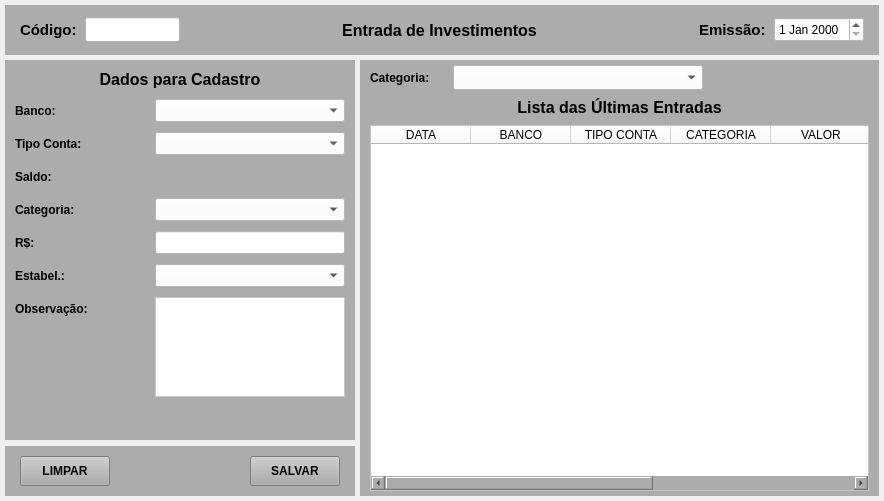
<?xml version="1.0" encoding="UTF-8"?>
<ui version="4.0">
 <class>MainWindow</class>
 <widget class="QMainWindow" name="MainWindow">
  <property name="geometry">
   <rect>
    <x>0</x>
    <y>0</y>
    <width>884</width>
    <height>501</height>
   </rect>
  </property>
  <property name="windowTitle">
   <string>Movimentação de Entrada</string>
  </property>
  <widget class="QWidget" name="centralwidget">
   <layout class="QVBoxLayout" name="verticalLayout">
    <property name="spacing">
     <number>5</number>
    </property>
    <property name="leftMargin">
     <number>5</number>
    </property>
    <property name="topMargin">
     <number>5</number>
    </property>
    <property name="rightMargin">
     <number>5</number>
    </property>
    <property name="bottomMargin">
     <number>5</number>
    </property>
    <item>
     <widget class="QWidget" name="widget" native="true">
      <property name="minimumSize">
       <size>
        <width>0</width>
        <height>50</height>
       </size>
      </property>
      <property name="maximumSize">
       <size>
        <width>16777215</width>
        <height>50</height>
       </size>
      </property>
      <property name="styleSheet">
       <string notr="true">background-color: rgb(172, 172, 172);</string>
      </property>
      <layout class="QHBoxLayout" name="horizontalLayout">
       <property name="spacing">
        <number>5</number>
       </property>
       <property name="leftMargin">
        <number>15</number>
       </property>
       <property name="topMargin">
        <number>5</number>
       </property>
       <property name="rightMargin">
        <number>15</number>
       </property>
       <property name="bottomMargin">
        <number>5</number>
       </property>
       <item>
        <widget class="QLabel" name="label_4">
         <property name="minimumSize">
          <size>
           <width>60</width>
           <height>0</height>
          </size>
         </property>
         <property name="maximumSize">
          <size>
           <width>60</width>
           <height>16777215</height>
          </size>
         </property>
         <property name="font">
          <font>
           <pointsize>11</pointsize>
           <weight>75</weight>
           <bold>true</bold>
          </font>
         </property>
         <property name="text">
          <string>Código:</string>
         </property>
         <property name="alignment">
          <set>Qt::AlignLeading|Qt::AlignLeft|Qt::AlignVCenter</set>
         </property>
        </widget>
       </item>
       <item>
        <widget class="QLineEdit" name="line_Num">
         <property name="sizePolicy">
          <sizepolicy hsizetype="Preferred" vsizetype="Preferred">
           <horstretch>0</horstretch>
           <verstretch>0</verstretch>
          </sizepolicy>
         </property>
         <property name="minimumSize">
          <size>
           <width>95</width>
           <height>25</height>
          </size>
         </property>
         <property name="maximumSize">
          <size>
           <width>95</width>
           <height>25</height>
          </size>
         </property>
         <property name="font">
          <font>
           <pointsize>9</pointsize>
          </font>
         </property>
         <property name="styleSheet">
          <string notr="true">background-color: rgb(255, 255, 255);</string>
         </property>
         <property name="inputMask">
          <string/>
         </property>
         <property name="text">
          <string/>
         </property>
         <property name="frame">
          <bool>true</bool>
         </property>
         <property name="echoMode">
          <enum>QLineEdit::Normal</enum>
         </property>
         <property name="alignment">
          <set>Qt::AlignCenter</set>
         </property>
         <property name="dragEnabled">
          <bool>false</bool>
         </property>
         <property name="placeholderText">
          <string/>
         </property>
        </widget>
       </item>
       <item>
        <widget class="QLabel" name="label_titulo">
         <property name="font">
          <font>
           <pointsize>12</pointsize>
           <weight>75</weight>
           <bold>true</bold>
          </font>
         </property>
         <property name="text">
          <string>Entrada de Investimentos</string>
         </property>
         <property name="alignment">
          <set>Qt::AlignCenter</set>
         </property>
        </widget>
       </item>
       <item>
        <widget class="QLabel" name="label">
         <property name="minimumSize">
          <size>
           <width>70</width>
           <height>0</height>
          </size>
         </property>
         <property name="maximumSize">
          <size>
           <width>70</width>
           <height>16777215</height>
          </size>
         </property>
         <property name="font">
          <font>
           <pointsize>11</pointsize>
           <weight>75</weight>
           <bold>true</bold>
          </font>
         </property>
         <property name="text">
          <string>Emissão:</string>
         </property>
        </widget>
       </item>
       <item>
        <widget class="QDateEdit" name="date_Emissao">
         <property name="sizePolicy">
          <sizepolicy hsizetype="Preferred" vsizetype="Preferred">
           <horstretch>0</horstretch>
           <verstretch>0</verstretch>
          </sizepolicy>
         </property>
         <property name="minimumSize">
          <size>
           <width>90</width>
           <height>25</height>
          </size>
         </property>
         <property name="maximumSize">
          <size>
           <width>90</width>
           <height>25</height>
          </size>
         </property>
         <property name="font">
          <font>
           <pointsize>9</pointsize>
           <weight>50</weight>
           <bold>false</bold>
          </font>
         </property>
         <property name="styleSheet">
          <string notr="true">background-color: rgb(255, 255, 255);</string>
         </property>
        </widget>
       </item>
      </layout>
     </widget>
    </item>
    <item>
     <widget class="QWidget" name="widget_2" native="true">
      <layout class="QGridLayout" name="gridLayout" columnstretch="0,0" columnminimumwidth="0,0">
       <property name="leftMargin">
        <number>0</number>
       </property>
       <property name="topMargin">
        <number>0</number>
       </property>
       <property name="rightMargin">
        <number>0</number>
       </property>
       <property name="bottomMargin">
        <number>0</number>
       </property>
       <property name="spacing">
        <number>5</number>
       </property>
       <item row="0" column="0">
        <widget class="QWidget" name="widget_3" native="true">
         <property name="minimumSize">
          <size>
           <width>350</width>
           <height>0</height>
          </size>
         </property>
         <property name="maximumSize">
          <size>
           <width>350</width>
           <height>16777215</height>
          </size>
         </property>
         <layout class="QGridLayout" name="gridLayout_2">
          <property name="leftMargin">
           <number>0</number>
          </property>
          <property name="topMargin">
           <number>0</number>
          </property>
          <property name="rightMargin">
           <number>0</number>
          </property>
          <property name="bottomMargin">
           <number>0</number>
          </property>
          <property name="horizontalSpacing">
           <number>0</number>
          </property>
          <property name="verticalSpacing">
           <number>6</number>
          </property>
          <item row="1" column="0">
           <widget class="QWidget" name="widget_6" native="true">
            <property name="minimumSize">
             <size>
              <width>0</width>
              <height>50</height>
             </size>
            </property>
            <property name="maximumSize">
             <size>
              <width>16777215</width>
              <height>50</height>
             </size>
            </property>
            <property name="styleSheet">
             <string notr="true">background-color: rgb(172, 172, 172);</string>
            </property>
            <layout class="QHBoxLayout" name="horizontalLayout_2">
             <property name="spacing">
              <number>5</number>
             </property>
             <property name="leftMargin">
              <number>15</number>
             </property>
             <property name="topMargin">
              <number>5</number>
             </property>
             <property name="rightMargin">
              <number>15</number>
             </property>
             <property name="bottomMargin">
              <number>5</number>
             </property>
             <item>
              <widget class="QPushButton" name="btn_Limpar">
               <property name="sizePolicy">
                <sizepolicy hsizetype="Preferred" vsizetype="Preferred">
                 <horstretch>0</horstretch>
                 <verstretch>0</verstretch>
                </sizepolicy>
               </property>
               <property name="minimumSize">
                <size>
                 <width>90</width>
                 <height>30</height>
                </size>
               </property>
               <property name="maximumSize">
                <size>
                 <width>90</width>
                 <height>30</height>
                </size>
               </property>
               <property name="font">
                <font>
                 <pointsize>9</pointsize>
                 <weight>75</weight>
                 <bold>true</bold>
                </font>
               </property>
               <property name="cursor">
                <cursorShape>PointingHandCursor</cursorShape>
               </property>
               <property name="text">
                <string>LIMPAR</string>
               </property>
              </widget>
             </item>
             <item>
              <widget class="QLabel" name="label_3">
               <property name="text">
                <string/>
               </property>
              </widget>
             </item>
             <item>
              <widget class="QPushButton" name="btn_Salvar">
               <property name="sizePolicy">
                <sizepolicy hsizetype="Preferred" vsizetype="Preferred">
                 <horstretch>0</horstretch>
                 <verstretch>0</verstretch>
                </sizepolicy>
               </property>
               <property name="minimumSize">
                <size>
                 <width>90</width>
                 <height>30</height>
                </size>
               </property>
               <property name="maximumSize">
                <size>
                 <width>90</width>
                 <height>30</height>
                </size>
               </property>
               <property name="font">
                <font>
                 <pointsize>9</pointsize>
                 <weight>75</weight>
                 <bold>true</bold>
                </font>
               </property>
               <property name="cursor">
                <cursorShape>PointingHandCursor</cursorShape>
               </property>
               <property name="text">
                <string>SALVAR</string>
               </property>
              </widget>
             </item>
            </layout>
           </widget>
          </item>
          <item row="0" column="0">
           <widget class="QWidget" name="widget_5" native="true">
            <property name="cursor">
             <cursorShape>ArrowCursor</cursorShape>
            </property>
            <property name="styleSheet">
             <string notr="true">background-color: rgb(172, 172, 172);</string>
            </property>
            <layout class="QFormLayout" name="formLayout">
             <property name="horizontalSpacing">
              <number>10</number>
             </property>
             <property name="verticalSpacing">
              <number>10</number>
             </property>
             <property name="leftMargin">
              <number>10</number>
             </property>
             <property name="topMargin">
              <number>10</number>
             </property>
             <property name="rightMargin">
              <number>10</number>
             </property>
             <property name="bottomMargin">
              <number>10</number>
             </property>
             <item row="0" column="0" colspan="2">
              <widget class="QLabel" name="label_titulo_2">
               <property name="font">
                <font>
                 <pointsize>12</pointsize>
                 <weight>75</weight>
                 <bold>true</bold>
                </font>
               </property>
               <property name="text">
                <string>Dados para Cadastro</string>
               </property>
               <property name="alignment">
                <set>Qt::AlignCenter</set>
               </property>
              </widget>
             </item>
             <item row="1" column="0">
              <widget class="QLabel" name="label_16">
               <property name="minimumSize">
                <size>
                 <width>75</width>
                 <height>0</height>
                </size>
               </property>
               <property name="maximumSize">
                <size>
                 <width>75</width>
                 <height>16777215</height>
                </size>
               </property>
               <property name="font">
                <font>
                 <pointsize>9</pointsize>
                 <weight>75</weight>
                 <bold>true</bold>
                </font>
               </property>
               <property name="text">
                <string>Banco:</string>
               </property>
              </widget>
             </item>
             <item row="1" column="1">
              <widget class="QComboBox" name="combo_Banco">
               <property name="sizePolicy">
                <sizepolicy hsizetype="Preferred" vsizetype="Preferred">
                 <horstretch>0</horstretch>
                 <verstretch>0</verstretch>
                </sizepolicy>
               </property>
               <property name="minimumSize">
                <size>
                 <width>0</width>
                 <height>23</height>
                </size>
               </property>
               <property name="maximumSize">
                <size>
                 <width>16777215</width>
                 <height>23</height>
                </size>
               </property>
               <property name="font">
                <font>
                 <pointsize>9</pointsize>
                 <weight>50</weight>
                 <bold>false</bold>
                </font>
               </property>
               <property name="styleSheet">
                <string notr="true">background-color: rgb(255, 255, 255);</string>
               </property>
               <item>
                <property name="text">
                 <string/>
                </property>
               </item>
              </widget>
             </item>
             <item row="2" column="0">
              <widget class="QLabel" name="label_10">
               <property name="minimumSize">
                <size>
                 <width>75</width>
                 <height>0</height>
                </size>
               </property>
               <property name="maximumSize">
                <size>
                 <width>75</width>
                 <height>16777215</height>
                </size>
               </property>
               <property name="font">
                <font>
                 <pointsize>9</pointsize>
                 <weight>75</weight>
                 <bold>true</bold>
                </font>
               </property>
               <property name="text">
                <string>Tipo Conta:</string>
               </property>
              </widget>
             </item>
             <item row="2" column="1">
              <widget class="QComboBox" name="combo_Tipo">
               <property name="sizePolicy">
                <sizepolicy hsizetype="Preferred" vsizetype="Preferred">
                 <horstretch>0</horstretch>
                 <verstretch>0</verstretch>
                </sizepolicy>
               </property>
               <property name="minimumSize">
                <size>
                 <width>0</width>
                 <height>23</height>
                </size>
               </property>
               <property name="maximumSize">
                <size>
                 <width>16777215</width>
                 <height>23</height>
                </size>
               </property>
               <property name="font">
                <font>
                 <pointsize>9</pointsize>
                 <weight>50</weight>
                 <bold>false</bold>
                </font>
               </property>
               <property name="styleSheet">
                <string notr="true">background-color: rgb(255, 255, 255);</string>
               </property>
               <item>
                <property name="text">
                 <string/>
                </property>
               </item>
              </widget>
             </item>
             <item row="3" column="0">
              <widget class="QLabel" name="label_15">
               <property name="minimumSize">
                <size>
                 <width>0</width>
                 <height>0</height>
                </size>
               </property>
               <property name="maximumSize">
                <size>
                 <width>16777215</width>
                 <height>16777215</height>
                </size>
               </property>
               <property name="font">
                <font>
                 <pointsize>9</pointsize>
                 <weight>75</weight>
                 <bold>true</bold>
                </font>
               </property>
               <property name="text">
                <string>Saldo:</string>
               </property>
              </widget>
             </item>
             <item row="3" column="1">
              <widget class="QLabel" name="label_Saldo">
               <property name="minimumSize">
                <size>
                 <width>0</width>
                 <height>23</height>
                </size>
               </property>
               <property name="maximumSize">
                <size>
                 <width>16777215</width>
                 <height>23</height>
                </size>
               </property>
               <property name="font">
                <font>
                 <pointsize>9</pointsize>
                </font>
               </property>
               <property name="text">
                <string/>
               </property>
               <property name="alignment">
                <set>Qt::AlignRight|Qt::AlignTrailing|Qt::AlignVCenter</set>
               </property>
              </widget>
             </item>
             <item row="4" column="0">
              <widget class="QLabel" name="label_12">
               <property name="minimumSize">
                <size>
                 <width>75</width>
                 <height>0</height>
                </size>
               </property>
               <property name="maximumSize">
                <size>
                 <width>75</width>
                 <height>16777215</height>
                </size>
               </property>
               <property name="font">
                <font>
                 <pointsize>9</pointsize>
                 <weight>75</weight>
                 <bold>true</bold>
                </font>
               </property>
               <property name="text">
                <string>Categoria:</string>
               </property>
              </widget>
             </item>
             <item row="4" column="1">
              <widget class="QComboBox" name="combo_Categoria">
               <property name="sizePolicy">
                <sizepolicy hsizetype="Preferred" vsizetype="Preferred">
                 <horstretch>0</horstretch>
                 <verstretch>0</verstretch>
                </sizepolicy>
               </property>
               <property name="minimumSize">
                <size>
                 <width>0</width>
                 <height>23</height>
                </size>
               </property>
               <property name="maximumSize">
                <size>
                 <width>16777215</width>
                 <height>23</height>
                </size>
               </property>
               <property name="font">
                <font>
                 <pointsize>9</pointsize>
                 <weight>50</weight>
                 <bold>false</bold>
                </font>
               </property>
               <property name="styleSheet">
                <string notr="true">background-color: rgb(255, 255, 255);</string>
               </property>
               <item>
                <property name="text">
                 <string/>
                </property>
               </item>
              </widget>
             </item>
             <item row="5" column="0">
              <widget class="QLabel" name="label_13">
               <property name="minimumSize">
                <size>
                 <width>130</width>
                 <height>0</height>
                </size>
               </property>
               <property name="maximumSize">
                <size>
                 <width>130</width>
                 <height>16777215</height>
                </size>
               </property>
               <property name="font">
                <font>
                 <pointsize>9</pointsize>
                 <weight>75</weight>
                 <bold>true</bold>
                </font>
               </property>
               <property name="text">
                <string>R$:</string>
               </property>
              </widget>
             </item>
             <item row="5" column="1">
              <widget class="QLineEdit" name="line_Valor">
               <property name="sizePolicy">
                <sizepolicy hsizetype="Preferred" vsizetype="Preferred">
                 <horstretch>0</horstretch>
                 <verstretch>0</verstretch>
                </sizepolicy>
               </property>
               <property name="minimumSize">
                <size>
                 <width>0</width>
                 <height>23</height>
                </size>
               </property>
               <property name="maximumSize">
                <size>
                 <width>16777215</width>
                 <height>23</height>
                </size>
               </property>
               <property name="font">
                <font>
                 <pointsize>9</pointsize>
                 <weight>50</weight>
                 <bold>false</bold>
                </font>
               </property>
               <property name="styleSheet">
                <string notr="true">background-color: rgb(255, 255, 255);</string>
               </property>
               <property name="text">
                <string/>
               </property>
               <property name="alignment">
                <set>Qt::AlignRight|Qt::AlignTrailing|Qt::AlignVCenter</set>
               </property>
              </widget>
             </item>
             <item row="6" column="0">
              <widget class="QLabel" name="label_14">
               <property name="minimumSize">
                <size>
                 <width>75</width>
                 <height>0</height>
                </size>
               </property>
               <property name="maximumSize">
                <size>
                 <width>75</width>
                 <height>16777215</height>
                </size>
               </property>
               <property name="font">
                <font>
                 <pointsize>9</pointsize>
                 <weight>75</weight>
                 <bold>true</bold>
                </font>
               </property>
               <property name="text">
                <string>Estabel.:</string>
               </property>
              </widget>
             </item>
             <item row="6" column="1">
              <widget class="QComboBox" name="combo_Estab">
               <property name="sizePolicy">
                <sizepolicy hsizetype="Preferred" vsizetype="Preferred">
                 <horstretch>0</horstretch>
                 <verstretch>0</verstretch>
                </sizepolicy>
               </property>
               <property name="minimumSize">
                <size>
                 <width>0</width>
                 <height>23</height>
                </size>
               </property>
               <property name="maximumSize">
                <size>
                 <width>16777215</width>
                 <height>23</height>
                </size>
               </property>
               <property name="font">
                <font>
                 <pointsize>9</pointsize>
                 <weight>50</weight>
                 <bold>false</bold>
                </font>
               </property>
               <property name="styleSheet">
                <string notr="true">background-color: rgb(255, 255, 255);</string>
               </property>
               <item>
                <property name="text">
                 <string/>
                </property>
               </item>
              </widget>
             </item>
             <item row="7" column="0">
              <widget class="QLabel" name="label_28">
               <property name="font">
                <font>
                 <pointsize>9</pointsize>
                 <weight>75</weight>
                 <bold>true</bold>
                </font>
               </property>
               <property name="text">
                <string>Observação:</string>
               </property>
               <property name="alignment">
                <set>Qt::AlignLeading|Qt::AlignLeft|Qt::AlignVCenter</set>
               </property>
              </widget>
             </item>
             <item row="7" column="1">
              <widget class="QPlainTextEdit" name="plain_Obs">
               <property name="sizePolicy">
                <sizepolicy hsizetype="Preferred" vsizetype="Preferred">
                 <horstretch>0</horstretch>
                 <verstretch>0</verstretch>
                </sizepolicy>
               </property>
               <property name="minimumSize">
                <size>
                 <width>0</width>
                 <height>100</height>
                </size>
               </property>
               <property name="maximumSize">
                <size>
                 <width>16777215</width>
                 <height>100</height>
                </size>
               </property>
               <property name="font">
                <font>
                 <pointsize>9</pointsize>
                </font>
               </property>
               <property name="styleSheet">
                <string notr="true">background-color: rgb(255, 255, 255);</string>
               </property>
              </widget>
             </item>
            </layout>
           </widget>
          </item>
         </layout>
        </widget>
       </item>
       <item row="0" column="1">
        <widget class="QWidget" name="widget_4" native="true">
         <property name="styleSheet">
          <string notr="true">background-color: rgb(172, 172, 172);</string>
         </property>
         <layout class="QGridLayout" name="gridLayout_3">
          <property name="leftMargin">
           <number>10</number>
          </property>
          <property name="topMargin">
           <number>5</number>
          </property>
          <property name="rightMargin">
           <number>10</number>
          </property>
          <property name="bottomMargin">
           <number>5</number>
          </property>
          <property name="spacing">
           <number>5</number>
          </property>
          <item row="0" column="2" colspan="2">
           <widget class="QLabel" name="label_7">
            <property name="minimumSize">
             <size>
              <width>0</width>
              <height>0</height>
             </size>
            </property>
            <property name="maximumSize">
             <size>
              <width>16777215</width>
              <height>16777215</height>
             </size>
            </property>
            <property name="text">
             <string/>
            </property>
           </widget>
          </item>
          <item row="3" column="0" colspan="4">
           <widget class="QLabel" name="label_5">
            <property name="minimumSize">
             <size>
              <width>0</width>
              <height>25</height>
             </size>
            </property>
            <property name="maximumSize">
             <size>
              <width>16777215</width>
              <height>25</height>
             </size>
            </property>
            <property name="font">
             <font>
              <pointsize>12</pointsize>
              <weight>75</weight>
              <bold>true</bold>
             </font>
            </property>
            <property name="text">
             <string>Lista das Últimas Entradas</string>
            </property>
            <property name="alignment">
             <set>Qt::AlignCenter</set>
            </property>
           </widget>
          </item>
          <item row="0" column="0">
           <widget class="QLabel" name="label_9">
            <property name="font">
             <font>
              <pointsize>9</pointsize>
              <weight>75</weight>
              <bold>true</bold>
             </font>
            </property>
            <property name="text">
             <string>Categoria:</string>
            </property>
           </widget>
          </item>
          <item row="0" column="1">
           <widget class="QComboBox" name="combo_Consulta_Categoria">
            <property name="sizePolicy">
             <sizepolicy hsizetype="Preferred" vsizetype="Preferred">
              <horstretch>0</horstretch>
              <verstretch>0</verstretch>
             </sizepolicy>
            </property>
            <property name="minimumSize">
             <size>
              <width>250</width>
              <height>25</height>
             </size>
            </property>
            <property name="maximumSize">
             <size>
              <width>250</width>
              <height>25</height>
             </size>
            </property>
            <property name="styleSheet">
             <string notr="true">background-color: rgb(255, 255, 255);</string>
            </property>
            <item>
             <property name="text">
              <string/>
             </property>
            </item>
           </widget>
          </item>
          <item row="4" column="0" colspan="4">
           <widget class="QTableWidget" name="table_Lista">
            <property name="sizePolicy">
             <sizepolicy hsizetype="Preferred" vsizetype="Preferred">
              <horstretch>0</horstretch>
              <verstretch>0</verstretch>
             </sizepolicy>
            </property>
            <property name="styleSheet">
             <string notr="true">background-color: rgb(255, 255, 255);</string>
            </property>
            <column>
             <property name="text">
              <string>DATA</string>
             </property>
            </column>
            <column>
             <property name="text">
              <string>BANCO</string>
             </property>
            </column>
            <column>
             <property name="text">
              <string>TIPO CONTA</string>
             </property>
            </column>
            <column>
             <property name="text">
              <string>CATEGORIA</string>
             </property>
            </column>
            <column>
             <property name="text">
              <string>VALOR</string>
             </property>
            </column>
            <column>
             <property name="text">
              <string>ESTABEL.</string>
             </property>
            </column>
            <column>
             <property name="text">
              <string>OBS</string>
             </property>
            </column>
           </widget>
          </item>
         </layout>
        </widget>
       </item>
      </layout>
     </widget>
    </item>
   </layout>
  </widget>
 </widget>
 <tabstops>
  <tabstop>combo_Banco</tabstop>
  <tabstop>combo_Tipo</tabstop>
  <tabstop>btn_Salvar</tabstop>
  <tabstop>line_Num</tabstop>
  <tabstop>btn_Limpar</tabstop>
  <tabstop>date_Emissao</tabstop>
  <tabstop>combo_Consulta_Categoria</tabstop>
  <tabstop>table_Lista</tabstop>
 </tabstops>
 <resources/>
 <connections/>
</ui>
